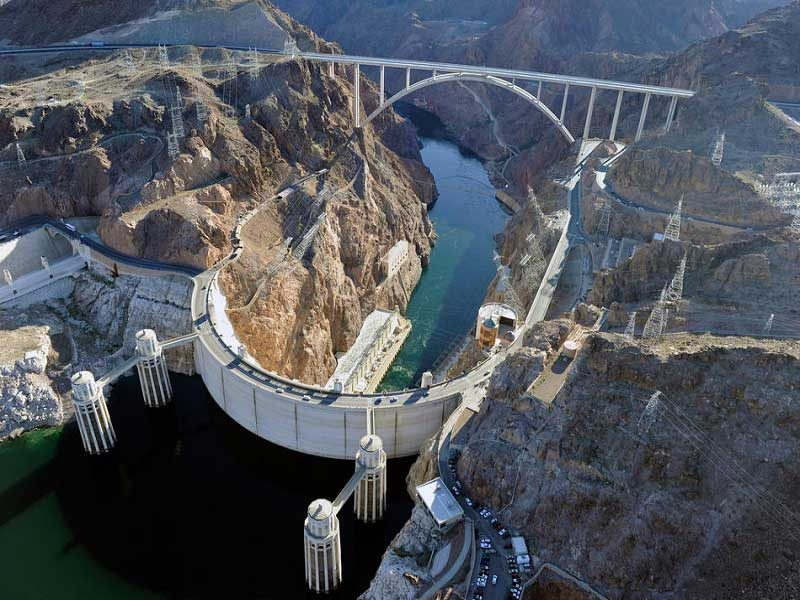
#> input picture lab2/photo.jpg, 800 x 600 px
$ jupyter execute --allow-errors lab2.ipynb
#> lines starting #> are read from the running program, lines starting #| are printed output that depends on the picture
[cell 1]
import pandas as pd
from sklearn.decomposition import PCA
import matplotlib.pyplot as plt
from sklearn.preprocessing import StandardScaler
from sklearn.feature_extraction.text import CountVectorizer
from sklearn.manifold import TSNE
from PIL import Image
import numpy as np
from sklearn.cluster import KMeans
from sklearn.preprocessing import LabelEncoder
import pandas as pd
import numpy as np
import matplotlib.pyplot as plt
import seaborn as sns
import re
import sys
import string
import nltk
import warnings
warnings.filterwarnings("ignore")
from wordcloud import WordCloud
from sklearn.model_selection import train_test_split
from sklearn.preprocessing import LabelEncoder, StandardScaler
from sklearn.metrics import classification_report, confusion_matrix, accuracy_score
from sklearn.preprocessing import StandardScaler
from sklearn.decomposition import PCA
from sklearn.naive_bayes import MultinomialNB
from sklearn.feature_extraction.text import TfidfVectorizer
from nltk.tokenize import word_tokenize
from sklearn.linear_model import LogisticRegression
from nltk.corpus import stopwords
from sklearn.manifold import TSNE
from sklearn.utils import shuffle
from time import time
from PIL import Image

[cell 2]
from google.colab import files
uploated = files.upload()
#> the answer given: photo.jpg

[cell 3]
from google.colab import files
uploated = files.upload()
#> the answer given: photo.jpg

#> (a cell that did not finish here is left out)

#> (a cell that did not finish here is left out)

[cell 6]
from google.colab import files
uploated = files.upload()
#> the answer given: photo.jpg

[cell 7]
image = Image.open('photo.jpg')
#> image is the input picture: PIL image 800x600 RGB; mean R, G, B 79.2, 84.2, 92
image = np.array(image, dtype=np.float64) / 255
#> image: shape (600, 800, 3) float64
image

[cell 8]
w, h, d = original_shape = tuple(image.shape)
#> w = 600; h = 800; d = 3; original_shape = (600, 800, 3)
image_array = np.reshape(image, (w * h, d))
assert d == 3
t0 = time()
image_array_sample = shuffle(image_array, random_state=0, n_samples=1_000)
#> image_array_sample = 1000 rows, first 8: [0.00784, 0.00784, 0.00784], [0.31, 0.404, 0.537], [0.161, 0.176, 0.22], [0.161, 0.267, 0.373], [0.357, 0.376, 0.392], [0.239, 0.235, 0.255], [0.329, 0.357, 0.396], [0.271, 0.282, 0.341]

[cell 9]
#Should check for each depth manually, or will get kernel error
#64
kmeans64 = KMeans(n_clusters=64, random_state=0).fit(image_array_sample)
kmeans32 = KMeans(n_clusters=32, random_state=0).fit(image_array_sample)
kmeans16 = KMeans(n_clusters=16, random_state=0).fit(image_array_sample)
kmeans8 = KMeans(n_clusters=8, random_state=0).fit(image_array_sample)
labels64 = kmeans64.predict(image_array)
labels32 = kmeans32.predict(image_array)
labels16 = kmeans16.predict(image_array)
labels8 = kmeans8.predict(image_array)
def recreate_image(codebook, labels, w, h):
#> called with codebook = array of shape (64, 3), labels = array of shape (480000,), w = 600, h = 800
    return codebook[labels].reshape(w, h, -1)
plt.figure(1)
plt.clf()
plt.axis("off")
plt.title("Quantized image 64 colors, K-Means)")
plt.imshow(recreate_image(kmeans64.cluster_centers_, labels64, w, h))
plt.figure(2)
plt.clf()
plt.axis("off")
plt.title("Quantized image 32 colors, K-Means)")
plt.imshow(recreate_image(kmeans32.cluster_centers_, labels32, w, h))
plt.figure(3)
plt.clf()
plt.axis("off")
plt.title("Quantized image 16 colors, K-Means)")
plt.imshow(recreate_image(kmeans16.cluster_centers_, labels16, w, h))
#> call 3 of recreate_image, with codebook = array of shape (16, 3), labels = array of shape (480000,), w = 600, h = 800
#> in recreate_image (call 3), `return codebook[labels].reshape(w, h, -1)`:
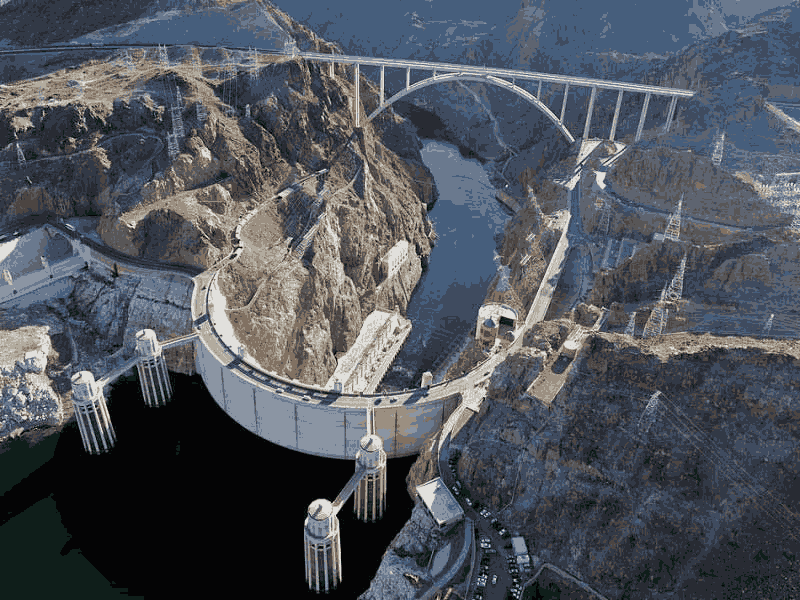
#> returned value: shape (600, 800, 3) float64; mean of channels 0, 1, 2 0.31, 0.33, 0.361; drawn as R, G, B
plt.figure(4)
plt.clf()
plt.axis("off")
plt.title("Quantized image 8 colors, K-Means)")
plt.imshow(recreate_image(kmeans8.cluster_centers_, labels8, w, h))
#> call 4 of recreate_image, with codebook = array of shape (8, 3), labels = array of shape (480000,), w = 600, h = 800
#> in recreate_image (call 4), `return codebook[labels].reshape(w, h, -1)`:
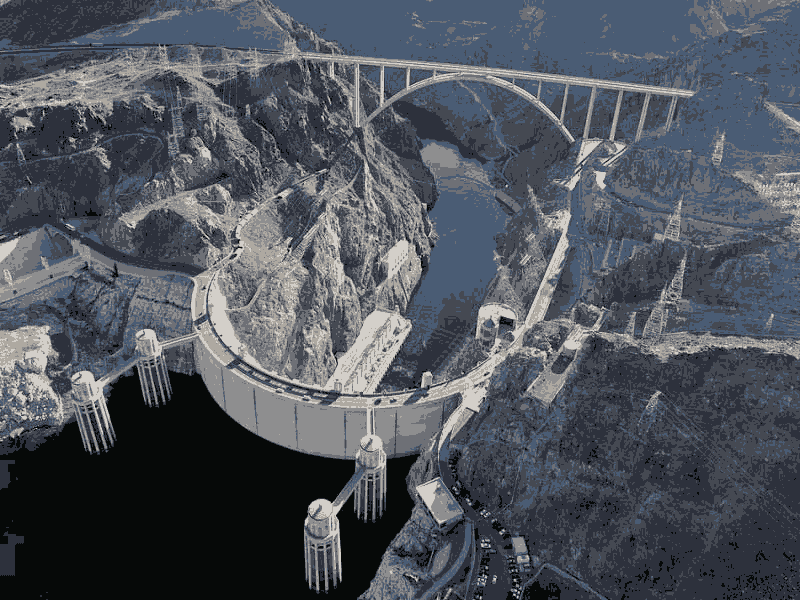
#> returned value: shape (600, 800, 3) float64; mean of channels 0, 1, 2 0.31, 0.33, 0.362; drawn as R, G, B
